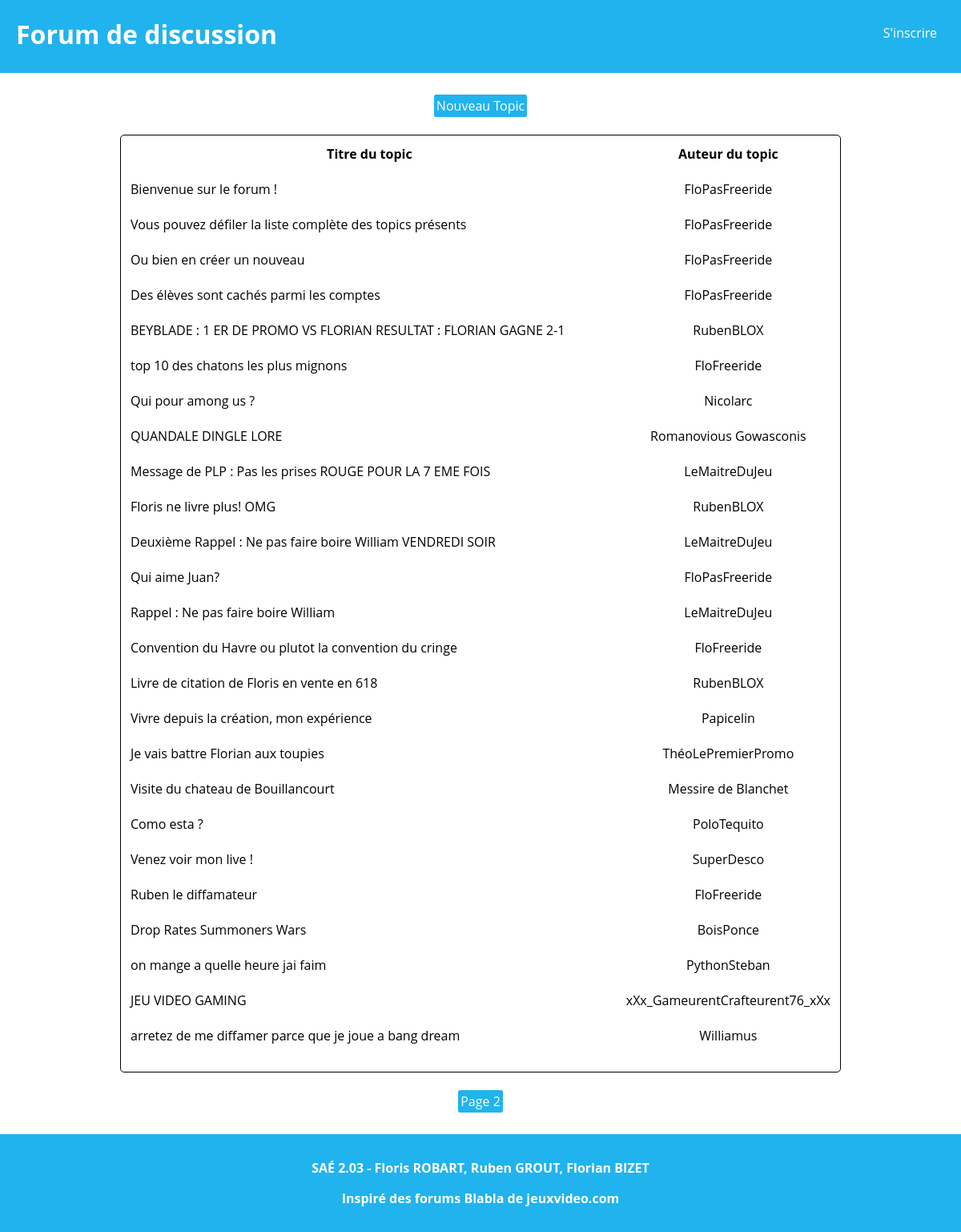
The page / on the database its author committed.
### tables this page shows
CREATE TABLE Topic (
    idTopic INT PRIMARY KEY NOT NULL AUTO_INCREMENT,
    titre   VARCHAR(200),
    contenu TEXT,
    idUser  INT REFERENCES Users(idUser)
);

CREATE TABLE Users (
    idUser INT  PRIMARY KEY NOT NULL AUTO_INCREMENT,
    pseudo  VARCHAR(60),
    hashMdp VARCHAR(255),
    UNIQUE(pseudo)
);

### html/index.php (the view, shortened to what this page needs)
<!DOCTYPE html>
<?php
$dbuser = 'review_site';
$dbpass = 'JxSLRkdutW';
$conn = new mysqli("localhost", $dbuser, $dbpass, "forum");
$conn->set_charset("utf8");
$page = $_GET["page"];
$topicCount = 25;
if ($page == null) {$page = 1;}
$query = "SELECT t.*, u.pseudo FROM Topic t JOIN Users u ON t.idUser = u.idUser ORDER BY idTopic DESC LIMIT " . ($topicCount*($page-1)) . "," . ($topicCount*$page) . ";";
$queryResult = $conn->query($query);
$pageCount = ($conn->query("SELECT COUNT(*) FROM Topic;")->fetch_array()[0])/$topicCount;
?>
<html>
	<head>
		<link rel="stylesheet" href="style.css"/>
	</head>
	<body>
		<header>
			<h1><a href="index.php">Forum de discussion</a></h1>
			<a href="inscription.html">S'inscrire</a>
		</header>
		<main>
			<a href="ecrireTopic.html">Nouveau Topic</a>
			<table>
				<tr>
					<th>Titre du topic</th>
					<th>Auteur du topic</th>
				</tr>
				<?php
					do {
						$resultArray = $queryResult->fetch_array();
						echo "<tr>";
						echo "	<td class='topicTitle'><a href=\"topic.php?topicid=". $resultArray["idTopic"] .  "\">" . $resultArray["titre"] . "</a></td>";
						echo "	<td>" . $resultArray["pseudo"] . "</td>";
						echo "</tr>";
					} while ($resultArray);
				?>
			</table>
			<?php
				if ($page < $pageCount) {echo "<a href='index.php?page=" . ($page+1) . "'>Page " . ($page+1) . "</a>";}
			?>
		</main>
		<footer>
			<p>SAÉ 2.03 - Floris ROBART, Ruben GROUT, Florian BIZET</p>
			<p>Inspiré des forums Blabla de jeuxvideo.com</p>
		</footer>
	</body>
</html>

### html/style.css (style rules this page uses)
html, body { font-family: "Open Sans"; margin: 0; padding: 0; }
header { color: white; background-color: #21b3ed; width: 100%; margin-bottom: 2.5%; }
header h1 { display: inline-block; margin-left: 20px; }
header > a { text-decoration: none; color: white; float: right; padding: 30px; }
header a { text-decoration: none; color: white; float: right; }
main { text-align: center; }
main > a, main > a:visited { background-color: #21b3ed; color: white; padding: 2px; border: solid #21b3ed 1px; border-radius: 3px; text-decoration: none; margin: 2%; }
table { margin-left: auto; margin-right: auto; width: 75%; border: solid black 1px; border-radius: 5px; margin-top: 25px; margin-bottom: 25px; }
.topicTitle { width : 75%; text-align: left; }
th, td { padding: 10px; }
td a { color: black; text-decoration: none; }
footer { color: white; background-color: #21b3ed; width: 100%; margin-top: 2.5%; text-align: center; font-weight: bold; padding-top: 1.25%; padding-bottom: 1.25%; }

### rows shown on the page
topic: titre "Bienvenue sur le forum !", idUser.pseudo "FloPasFreeride"
topic: titre "Vous pouvez défiler la liste complète des topics présents", idUser.pseudo "FloPasFreeride"
topic: titre "Ou bien en créer un nouveau", idUser.pseudo "FloPasFreeride"
topic: titre "Des élèves sont cachés parmi les comptes", idUser.pseudo "FloPasFreeride"
topic: titre "BEYBLADE : 1 ER DE PROMO VS FLORIAN RESULTAT : FLORIAN GAGNE 2-1", idUser.pseudo "RubenBLOX"
topic: titre "top 10 des chatons les plus mignons", idUser.pseudo "FloFreeride"
topic: titre "Qui pour among us ?", idUser.pseudo "Nicolarc"
topic: titre "QUANDALE DINGLE LORE", idUser.pseudo "Romanovious Gowasconis"
topic: titre "Message de PLP : Pas les prises ROUGE POUR LA 7 EME FOIS", idUser.pseudo "LeMaitreDuJeu"
topic: titre "Floris ne livre plus! OMG", idUser.pseudo "RubenBLOX"
topic: titre "Deuxième Rappel : Ne pas faire boire William VENDREDI SOIR", idUser.pseudo "LeMaitreDuJeu"
topic: titre "Qui aime Juan?", idUser.pseudo "FloPasFreeride"
topic: titre "Rappel : Ne pas faire boire William", idUser.pseudo "LeMaitreDuJeu"
topic: titre "Convention du Havre ou plutot la convention du cringe", idUser.pseudo "FloFreeride"
topic: titre "Livre de citation de Floris en vente en 618", idUser.pseudo "RubenBLOX"
topic: titre "Vivre depuis la création, mon expérience", idUser.pseudo "Papicelin"
topic: titre "Je vais battre Florian aux toupies", idUser.pseudo "ThéoLePremierPromo"
topic: titre "Visite du chateau de Bouillancourt", idUser.pseudo "Messire de Blanchet"
topic: titre "Como esta ?", idUser.pseudo "PoloTequito"
topic: titre "Venez voir mon live !", idUser.pseudo "SuperDesco"
topic: titre "Ruben le diffamateur", idUser.pseudo "FloFreeride"
topic: titre "Drop Rates Summoners Wars", idUser.pseudo "BoisPonce"
topic: titre "on mange a quelle heure jai faim", idUser.pseudo "PythonSteban"
topic: titre "JEU VIDEO GAMING", idUser.pseudo "xXx_GameurentCrafteurent76_xXx"
topic: titre "arretez de me diffamer parce que je joue a bang dream", idUser.pseudo "Williamus"

### other values the page prints
$page+1 "2"
